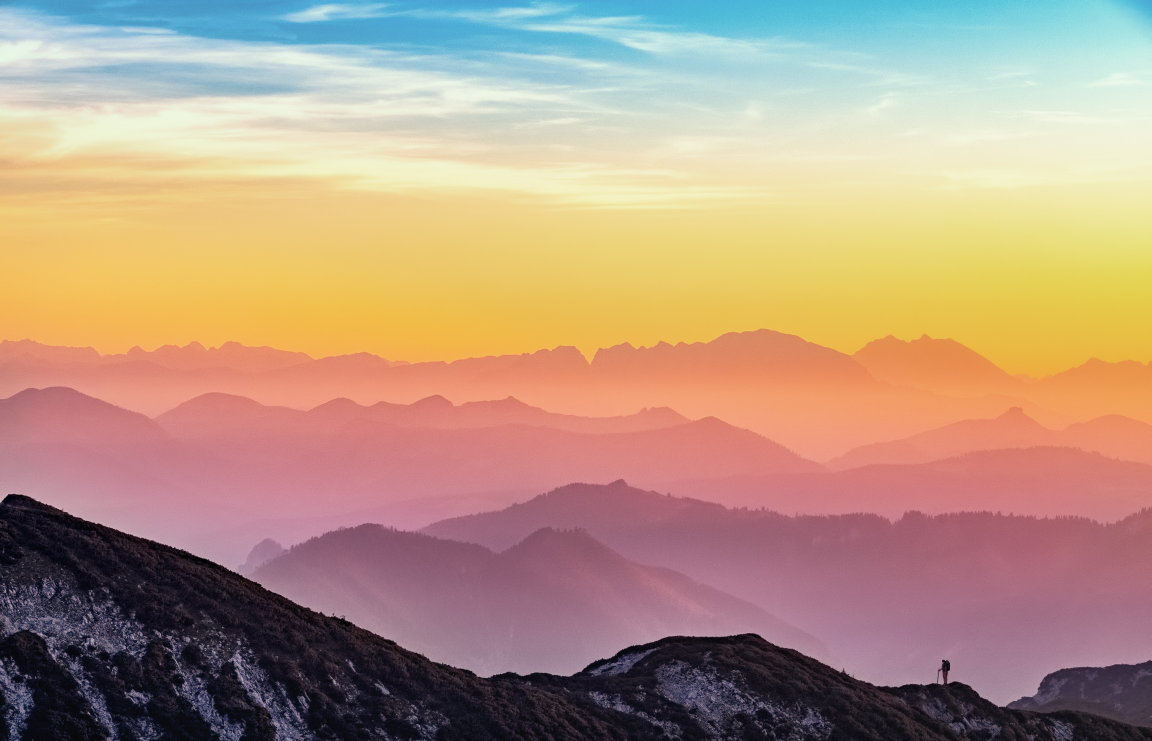
#> input picture pic.jpg, 4608 x 2963 px (shown at 1/4 size)
$ python colordomination.py
#> lines starting #> are read from the running program, lines starting #| are printed output that depends on the picture; after the words box and inside, x2 and y2 are one past the last pixel; in counts of white or black regions, pixels touching at a corner belong together
# importing the required packages
import cv2
import numpy as np
import matplotlib.pyplot as plt
from sklearn.cluster import KMeans
import imutils

# declearing the no of cluster we want
clusters = 5

# reading the image
img = cv2.imread('pic.jpg')
#> img is the input picture: shape (2963, 4608, 3); mean B, G, R 131.4, 152.1, 180.1

# making a copy of the originnal image
org_img = img.copy()

# printing the shape of the original image
print('Org image shape --> ',img.shape)
#| Org image shape -->  (2963, 4608, 3)

# resize the original image and adjusting its height and printing the shape of the image
img = imutils.resize(img,height=200)
#> img: shape (200, 311, 3)
print('After resizing shape --> ',img.shape)
#| After resizing shape -->  (200, 311, 3)

'''
(-1,3)
This is the target shape that we want for the img array.
In this case, the first dimension is set to -1,
which means that the size of that dimension will be inferred
based on the total number of elements in the original img array.
The second dimension is set to 3,
which means each row of the new array will have three elements.


we are again reshaping the image and keeping 3 column (RGB) and adjust row accordingly
ie we are convertig multi dimention array into 2d array
'''
flat_img = np.reshape(img,(-1,3))
print('After Flattening shape --> ',flat_img.shape)
#| After Flattening shape -->  (62200, 3)


# declearing the kmeans and fitting the data as we have given cluster=5 above it will create 5 cluster
kmeans = KMeans(n_clusters=clusters,random_state=0)
kmeans.fit(flat_img)

# extracting the cluster and saving it into dominant color
dominant_colors = np.array(kmeans.cluster_centers_,dtype='uint')

# we are calculating the percentage of 5 dominate color and storing it
percentages = (np.unique(kmeans.labels_,return_counts=True)[1])/flat_img.shape[0]
#> percentages = [0.297, 0.146, 0.195, 0.0746, 0.287]
p_and_c = zip(percentages,dominant_colors)
p_and_c = sorted(p_and_c,reverse=True)


# we create a block like structure which will show colors
block = np.ones((50,50,3),dtype='uint')
plt.figure(figsize=(12,8))
for i in range(clusters):
    plt.subplot(1,clusters,i+1)
    block[:] = p_and_c[i][1][::-1] # we have done this to convert bgr(opencv) to rgb(matplotlib)
    plt.imshow(block)
    plt.xticks([])
    plt.yticks([])
    plt.xlabel(str(round(p_and_c[i][0]*100,2))+'%')
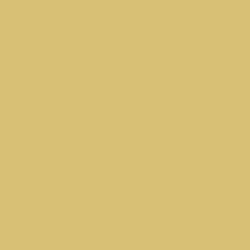
#> block: shape (50, 50, 3) uint64 (shown 5 times larger); mean of channels 0, 1, 2 117, 192, 216; drawn as B, G, R


# we create a bar which show the color and percentage
bar = np.ones((50,500,3),dtype='uint')
plt.figure(figsize=(12,8))
plt.title('Proportions of colors in the image')
start = 0
i = 1
for p,c in p_and_c:
    end = start+int(p*bar.shape[1])
    if i==clusters:
        bar[:,start:] = c[::-1]
    else:
        bar[:,start:end] = c[::-1]
    start = end
    i+=1
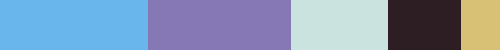
#> bar: shape (50, 500, 3) uint64; mean of channels 0, 1, 2 179.1, 151.6, 131.3; drawn as B, G, R
#> after the loop, i = 6
plt.imshow(bar)
plt.xticks([])
plt.yticks([])


# it show the original image with proportons of color in the image
rows = 1000
cols = int((org_img.shape[0]/org_img.shape[1])*rows)
#> cols = 643
img = cv2.resize(org_img,dsize=(rows,cols),interpolation=cv2.INTER_LINEAR)
#> img: shape (643, 1000, 3)
copy = img.copy()
cv2.rectangle(copy,(rows//2-250,cols//2-90),(rows//2+250,cols//2+110),(255,255,255),-1)
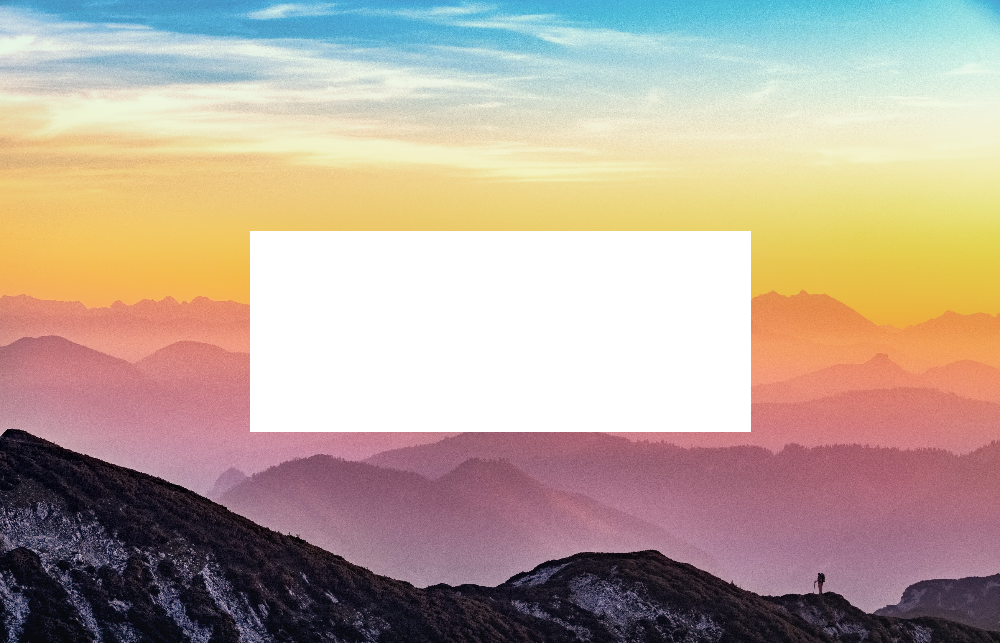
#> copy: shape (643, 1000, 3); mean B, G, R 154.2, 167.3, 184.2
final = cv2.addWeighted(img,0.1,copy,0.9,0)
cv2.putText(final,'Most Dominant Colors in the Image',(rows//2-230,cols//2-40),cv2.FONT_HERSHEY_DUPLEX,0.8,(0,0,0),1,cv2.LINE_AA)
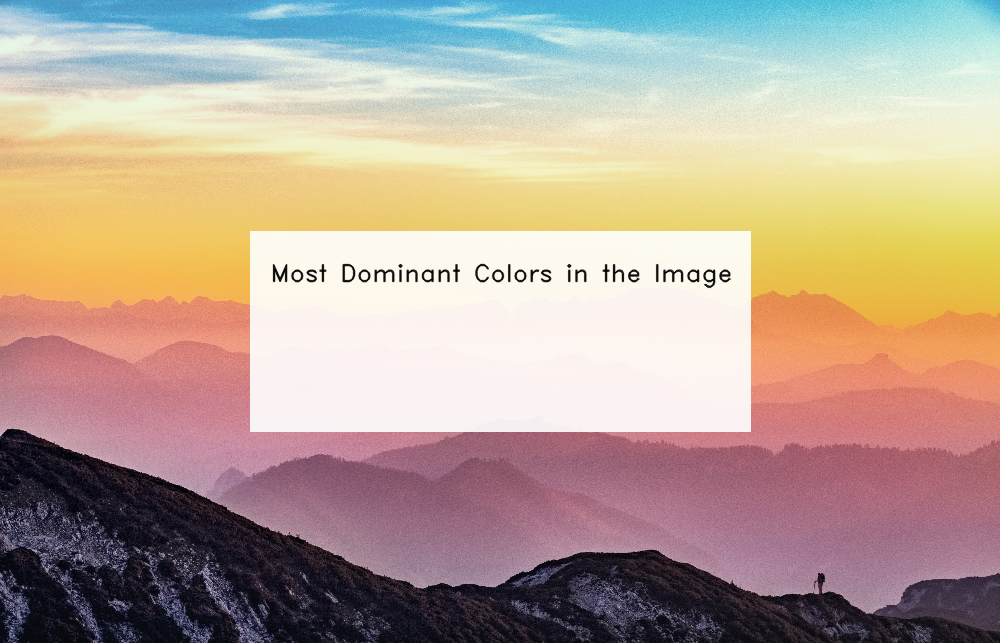
#> final: shape (643, 1000, 3); mean B, G, R 151.2, 165, 183.1
start = rows//2-220
for i in range(5):
    end = start+70
    final[cols//2:cols//2+70,start:end] = p_and_c[i][1]
    cv2.putText(final,str(i+1),(start+25,cols//2+45),cv2.FONT_HERSHEY_DUPLEX,1,(255,255,255),1,cv2.LINE_AA)
    start = end+20
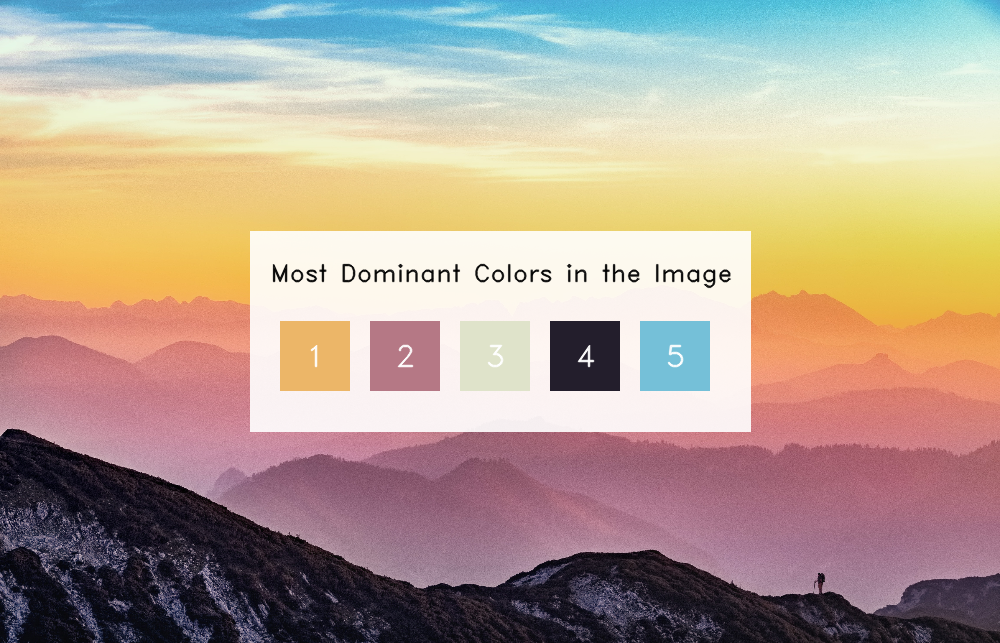
#> final: shape (643, 1000, 3); 3.81% of pixels changed, all inside (x1, y1, x2, y2) = (280, 321, 710, 391)
plt.show()
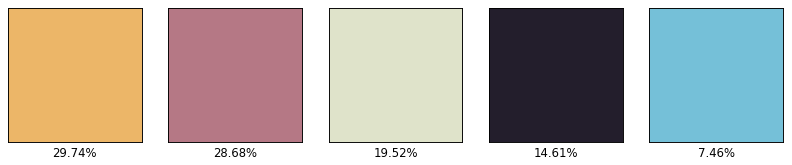
#> figure drawn by matplotlib, 5 panels
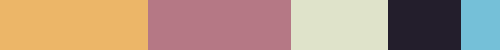
#> shown: shape (50, 500, 3); mean R, G, B 179.1, 151.6, 131.3
cv2.imshow('img',final)
cv2.waitKey(0)
cv2.destroyAllWindows()
cv2.imwrite('output.png',final)
